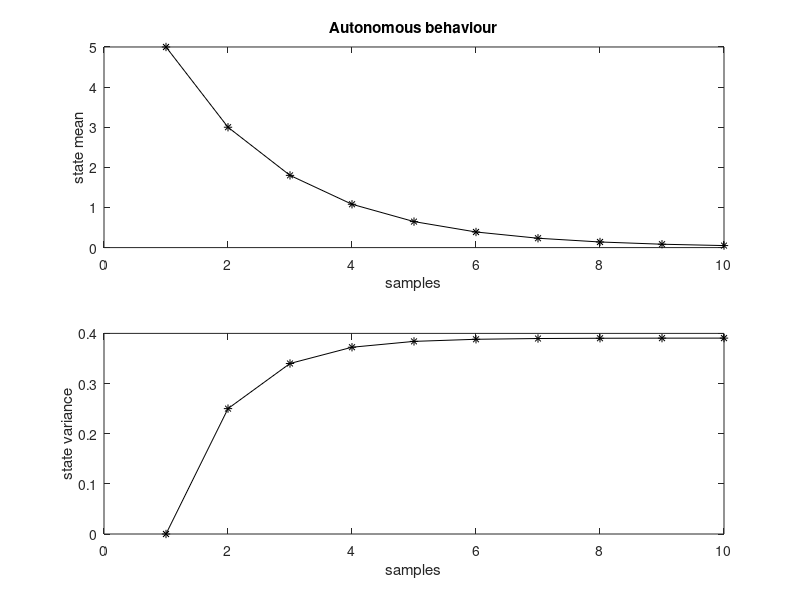

Source code (MATLAB):
% Evolution of state mean and variance
% in the presence of process noise
%initial state
X0=5; 
Ns=10; %number of samples along time
mX=zeros(1,Ns); %reserve space
varX=zeros(1,Ns); %"  "  "
mX(1)=X0;
varX(1)=0;
varW=1;

for nn=2:Ns,
   mX(nn)=0.6*mX(nn-1);
   varX(nn)=(0.6^2)*varX(nn-1)+(0.5^2)*varW;
end;

figure(1)
subplot(2,1,1)
plot(mX,'k*-');
xlabel('samples'); ylabel('state mean');
title('Autonomous behaviour');
subplot(2,1,2)
plot(varX,'k*-');
xlabel('samples'); ylabel('state variance');
